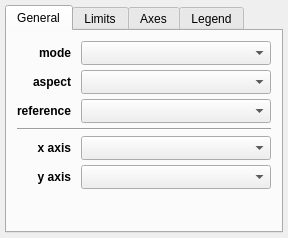
<?xml version="1.0" encoding="UTF-8"?>
<ui version="4.0">
 <class>Widget</class>
 <widget class="QWidget" name="Widget">
  <property name="geometry">
   <rect>
    <x>0</x>
    <y>0</y>
    <width>288</width>
    <height>238</height>
   </rect>
  </property>
  <property name="windowTitle">
   <string>2D Image</string>
  </property>
  <layout class="QGridLayout" name="gridLayout_5">
   <property name="leftMargin">
    <number>5</number>
   </property>
   <property name="topMargin">
    <number>5</number>
   </property>
   <property name="rightMargin">
    <number>5</number>
   </property>
   <property name="bottomMargin">
    <number>5</number>
   </property>
   <property name="verticalSpacing">
    <number>5</number>
   </property>
   <item row="14" column="0">
    <widget class="QTabWidget" name="tab_widget">
     <property name="currentIndex">
      <number>0</number>
     </property>
     <widget class="QWidget" name="tab">
      <attribute name="title">
       <string>General</string>
      </attribute>
      <layout class="QGridLayout" name="gridLayout">
       <property name="leftMargin">
        <number>10</number>
       </property>
       <property name="topMargin">
        <number>10</number>
       </property>
       <property name="rightMargin">
        <number>10</number>
       </property>
       <property name="bottomMargin">
        <number>10</number>
       </property>
       <property name="horizontalSpacing">
        <number>10</number>
       </property>
       <property name="verticalSpacing">
        <number>5</number>
       </property>
       <item row="0" column="0">
        <widget class="QLabel" name="label_3">
         <property name="font">
          <font>
           <weight>75</weight>
           <bold>true</bold>
          </font>
         </property>
         <property name="text">
          <string>mode</string>
         </property>
         <property name="alignment">
          <set>Qt::AlignRight|Qt::AlignTrailing|Qt::AlignVCenter</set>
         </property>
        </widget>
       </item>
       <item row="1" column="1">
        <widget class="QComboBox" name="combosel_aspect">
         <property name="sizeAdjustPolicy">
          <enum>QComboBox::AdjustToMinimumContentsLengthWithIcon</enum>
         </property>
        </widget>
       </item>
       <item row="2" column="1">
        <widget class="QComboBox" name="combosel_reference_data">
         <property name="sizeAdjustPolicy">
          <enum>QComboBox::AdjustToMinimumContentsLengthWithIcon</enum>
         </property>
        </widget>
       </item>
       <item row="3" column="0" colspan="2">
        <widget class="Line" name="line">
         <property name="orientation">
          <enum>Qt::Horizontal</enum>
         </property>
        </widget>
       </item>
       <item row="8" column="1">
        <spacer name="horizontalSpacer_2">
         <property name="orientation">
          <enum>Qt::Horizontal</enum>
         </property>
         <property name="sizeHint" stdset="0">
          <size>
           <width>40</width>
           <height>5</height>
          </size>
         </property>
        </spacer>
       </item>
       <item row="2" column="0">
        <widget class="QLabel" name="label_4">
         <property name="font">
          <font>
           <weight>75</weight>
           <bold>true</bold>
          </font>
         </property>
         <property name="text">
          <string>reference</string>
         </property>
         <property name="alignment">
          <set>Qt::AlignRight|Qt::AlignTrailing|Qt::AlignVCenter</set>
         </property>
        </widget>
       </item>
       <item row="0" column="1">
        <widget class="QComboBox" name="combosel_color_mode">
         <property name="sizeAdjustPolicy">
          <enum>QComboBox::AdjustToMinimumContentsLengthWithIcon</enum>
         </property>
        </widget>
       </item>
       <item row="1" column="0">
        <widget class="QLabel" name="label">
         <property name="font">
          <font>
           <weight>75</weight>
           <bold>true</bold>
          </font>
         </property>
         <property name="text">
          <string>aspect</string>
         </property>
         <property name="alignment">
          <set>Qt::AlignRight|Qt::AlignTrailing|Qt::AlignVCenter</set>
         </property>
        </widget>
       </item>
       <item row="4" column="0">
        <widget class="QLabel" name="x_lab">
         <property name="font">
          <font>
           <weight>75</weight>
           <bold>true</bold>
          </font>
         </property>
         <property name="text">
          <string>x axis</string>
         </property>
         <property name="alignment">
          <set>Qt::AlignRight|Qt::AlignTrailing|Qt::AlignVCenter</set>
         </property>
        </widget>
       </item>
       <item row="5" column="0">
        <widget class="QLabel" name="x_lab">
         <property name="font">
          <font>
           <weight>75</weight>
           <bold>true</bold>
          </font>
         </property>
         <property name="text">
          <string>y axis</string>
         </property>
         <property name="alignment">
          <set>Qt::AlignRight|Qt::AlignTrailing|Qt::AlignVCenter</set>
         </property>
        </widget>
       </item>
       <item row="5" column="1">
        <widget class="QComboBox" name="combosel_y_att_world">
         <property name="sizeAdjustPolicy">
          <enum>QComboBox::AdjustToMinimumContentsLengthWithIcon</enum>
         </property>
        </widget>
       </item>
       <item row="4" column="1">
        <widget class="QComboBox" name="combosel_x_att_world">
         <property name="sizeAdjustPolicy">
          <enum>QComboBox::AdjustToMinimumContentsLengthWithIcon</enum>
         </property>
        </widget>
       </item>
       <item row="6" column="0" colspan="2">
        <layout class="QVBoxLayout" name="layout_slices"/>
       </item>
       <item row="9" column="1">
        <spacer name="verticalSpacer">
         <property name="orientation">
          <enum>Qt::Vertical</enum>
         </property>
         <property name="sizeHint" stdset="0">
          <size>
           <width>20</width>
           <height>40</height>
          </size>
         </property>
        </spacer>
       </item>
      </layout>
     </widget>
     <widget class="QWidget" name="tab_2">
      <attribute name="title">
       <string>Limits</string>
      </attribute>
      <layout class="QGridLayout" name="gridLayout_2">
       <property name="leftMargin">
        <number>10</number>
       </property>
       <property name="topMargin">
        <number>10</number>
       </property>
       <property name="rightMargin">
        <number>10</number>
       </property>
       <property name="bottomMargin">
        <number>10</number>
       </property>
       <property name="horizontalSpacing">
        <number>10</number>
       </property>
       <property name="verticalSpacing">
        <number>5</number>
       </property>
       <item row="1" column="2">
        <widget class="QToolButton" name="button_flip_y">
         <property name="styleSheet">
          <string notr="true">padding: 0px</string>
         </property>
         <property name="text">
          <string>⇄</string>
         </property>
        </widget>
       </item>
       <item row="1" column="0">
        <widget class="QLabel" name="label_2">
         <property name="font">
          <font>
           <weight>75</weight>
           <bold>true</bold>
          </font>
         </property>
         <property name="text">
          <string>y axis</string>
         </property>
         <property name="alignment">
          <set>Qt::AlignRight|Qt::AlignTrailing|Qt::AlignVCenter</set>
         </property>
        </widget>
       </item>
       <item row="2" column="1" colspan="3">
        <spacer name="horizontalSpacer">
         <property name="orientation">
          <enum>Qt::Horizontal</enum>
         </property>
         <property name="sizeHint" stdset="0">
          <size>
           <width>40</width>
           <height>5</height>
          </size>
         </property>
        </spacer>
       </item>
       <item row="0" column="1">
        <widget class="QLineEdit" name="valuetext_x_min"/>
       </item>
       <item row="0" column="3">
        <widget class="QLineEdit" name="valuetext_x_max"/>
       </item>
       <item row="3" column="2">
        <spacer name="verticalSpacer_3">
         <property name="orientation">
          <enum>Qt::Vertical</enum>
         </property>
         <property name="sizeHint" stdset="0">
          <size>
           <width>20</width>
           <height>40</height>
          </size>
         </property>
        </spacer>
       </item>
       <item row="1" column="3">
        <widget class="QLineEdit" name="valuetext_y_max"/>
       </item>
       <item row="1" column="1">
        <widget class="QLineEdit" name="valuetext_y_min"/>
       </item>
       <item row="0" column="0">
        <widget class="QLabel" name="label_2">
         <property name="font">
          <font>
           <weight>75</weight>
           <bold>true</bold>
          </font>
         </property>
         <property name="text">
          <string>x axis</string>
         </property>
         <property name="alignment">
          <set>Qt::AlignRight|Qt::AlignTrailing|Qt::AlignVCenter</set>
         </property>
        </widget>
       </item>
       <item row="0" column="2">
        <widget class="QToolButton" name="button_flip_x">
         <property name="styleSheet">
          <string notr="true">padding: 0px</string>
         </property>
         <property name="text">
          <string>⇄</string>
         </property>
        </widget>
       </item>
      </layout>
      <zorder>label_2</zorder>
      <zorder>valuetext_x_min</zorder>
      <zorder>button_flip_x</zorder>
      <zorder>valuetext_x_max</zorder>
      <zorder>label_2</zorder>
      <zorder>valuetext_y_min</zorder>
      <zorder>button_flip_y</zorder>
      <zorder>valuetext_y_max</zorder>
      <zorder>verticalSpacer_3</zorder>
      <zorder>horizontalSpacer</zorder>
     </widget>
     <widget class="QWidget" name="tab_3">
      <attribute name="title">
       <string>Axes</string>
      </attribute>
      <layout class="QHBoxLayout" name="horizontalLayout">
       <property name="leftMargin">
        <number>5</number>
       </property>
       <property name="topMargin">
        <number>5</number>
       </property>
       <property name="rightMargin">
        <number>5</number>
       </property>
       <property name="bottomMargin">
        <number>5</number>
       </property>
       <item>
        <widget class="AxesEditorWidget" name="axes_editor" native="true"/>
       </item>
      </layout>
     </widget>
     <widget class="QWidget" name="tab_4">
      <attribute name="title">
       <string>Legend</string>
      </attribute>
      <layout class="QHBoxLayout" name="horizontalLayout">
       <property name="leftMargin">
        <number>5</number>
       </property>
       <property name="topMargin">
        <number>5</number>
       </property>
       <property name="rightMargin">
        <number>5</number>
       </property>
       <property name="bottomMargin">
        <number>5</number>
       </property>
       <item>
        <widget class="LegendEditorWidget" name="legend_editor" native="true"/>
       </item>
      </layout>
     </widget>
    </widget>
   </item>
  </layout>
 </widget>
 <layoutdefault spacing="6" margin="11"/>
 <customwidgets>
  <customwidget>
   <class>AxesEditorWidget</class>
   <extends>QWidget</extends>
   <header>glue.viewers.matplotlib.qt.axes_editor</header>
  </customwidget>
  <customwidget>
   <class>LegendEditorWidget</class>
   <extends>QWidget</extends>
   <header>glue.viewers.matplotlib.qt.legend_editor</header>
  </customwidget>
 </customwidgets>
 <tabstops>
  <tabstop>tab_widget</tabstop>
  <tabstop>combosel_color_mode</tabstop>
  <tabstop>combosel_aspect</tabstop>
  <tabstop>combosel_reference_data</tabstop>
  <tabstop>combosel_x_att_world</tabstop>
  <tabstop>combosel_y_att_world</tabstop>
  <tabstop>valuetext_x_min</tabstop>
  <tabstop>button_flip_x</tabstop>
  <tabstop>valuetext_x_max</tabstop>
  <tabstop>valuetext_y_min</tabstop>
  <tabstop>button_flip_y</tabstop>
  <tabstop>valuetext_y_max</tabstop>
 </tabstops>
 <resources/>
 <connections/>
</ui>
